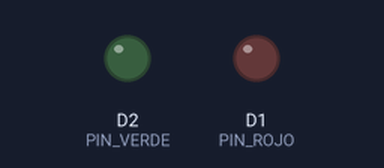
Simulated run of this sketch. Board: ESP8266 (NodeMCU). Shown: output pins drawn as LEDs (lit = HIGH). WiFi joins after 1.5 s; servers stay silent unless stated; what the sketch prints to the serial monitor is not drawn.

Above: at 1.8 s.
At 4.74 s:
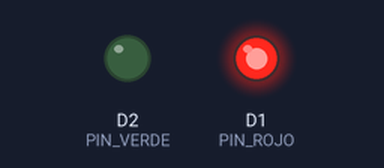
Timing chart, 0 to 6.1 s (numbered marks = the images above):
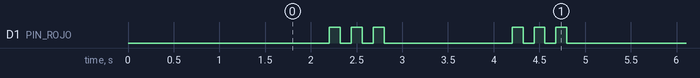

The sketch:

nodemcu-leds.ino
```cpp
/*
 * Baño Office - Indicador LED con NodeMCU ESP8266 (LoL1n v3)
 *
 * Lee GET /state del backend cada 2s y enciende LED rojo (ocupado) o verde (libre).
 *
 * Cableado:
 *   D1 (GPIO5) ──/220Ω/──[LED rojo +]── GND
 *   D2 (GPIO4) ──/220Ω/──[LED verde +]── GND
 *
 * Dependencias (Library Manager):
 *   - ArduinoJson (Benoit Blanchon)
 *   - ESP8266 board package ( Boards Manager -> ESP8266 by ESP8266 Community )
 *
 * Board: "NodeMCU 1.0 (ESP-12E Module)" o "Generic ESP8266 Module"
 */

#include <ArduinoJson.h>
#include <ESP8266HTTPClient.h>
#include <ESP8266WiFi.h>
#include <WiFiClient.h>
#include <WiFiClientSecure.h>

// ====== CONFIGURACIÓN - editá estas 3 líneas ======
static const char* WIFI_SSID = "TU_WIFI";
static const char* WIFI_PASS = "TU_PASSWORD";
// Local:  "http://192.168.1.100:8080/api/state"
// Cloud:  "https://bano.tu-empresa.com/api/state"
static const char* STATE_URL = "http://192.168.1.100:8080/api/state";
// ==================================================

static const int PIN_ROJO = D1;   // GPIO5
static const int PIN_VERDE = D2;  // GPIO4

static const unsigned long POLL_MS = 2000UL;
static const unsigned long RECONNECT_MS = 10000UL;

static unsigned long lastFetch = 0;
static bool lastConnected = false;

enum class BanoStatus { Libre, Ocupado, Desconocido };

void setLeds(BanoStatus s) {
  switch (s) {
    case BanoStatus::Ocupado:
      digitalWrite(PIN_ROJO, HIGH);
      digitalWrite(PIN_VERDE, LOW);
      break;
    case BanoStatus::Libre:
      digitalWrite(PIN_ROJO, LOW);
      digitalWrite(PIN_VERDE, HIGH);
      break;
    case BanoStatus::Desconocido:
      digitalWrite(PIN_ROJO, LOW);
      digitalWrite(PIN_VERDE, LOW);
      break;
  }
}

void blinkError() {
  // Parpadeo rojo rápido para indicar fallo de red.
  for (int i = 0; i < 3; i++) {
    digitalWrite(PIN_ROJO, HIGH);
    delay(120);
    digitalWrite(PIN_ROJO, LOW);
    delay(120);
  }
}

BanoStatus fetchStatus() {
  const bool useTls = String(STATE_URL).startsWith("https://");

  std::unique_ptr<WiFiClient> client;
  HTTPClient http;
  if (useTls) {
    auto* secure = new WiFiClientSecure();
    secure->setInsecure();  // acepta cualquier certificado; suficiente para un baño
    client.reset(secure);
  } else {
    client.reset(new WiFiClient());
  }

  if (!http.begin(*client, STATE_URL)) {
    Serial.println("[http] begin failed");
    return BanoStatus::Desconocido;
  }
  http.setTimeout(4000);
  int code = http.GET();
  if (code != HTTP_CODE_OK) {
    Serial.printf("[http] GET failed: %d\n", code);
    http.end();
    return BanoStatus::Desconocido;
  }
  String body = http.getString();
  http.end();

  // Body: {"status":"free|occupied","source":"manual|sensor",...}
  StaticJsonDocument<256> doc;
  DeserializationError err = deserializeJson(doc, body);
  if (err) {
    Serial.print(F("[json] parse failed: "));
    Serial.println(err.f_str());
    return BanoStatus::Desconocido;
  }
  const char* status = doc["status"] | "";
  if (strcmp(status, "occupied") == 0) return BanoStatus::Ocupado;
  if (strcmp(status, "free") == 0) return BanoStatus::Libre;
  return BanoStatus::Desconocido;
}

void connectWifi() {
  if (WiFi.status() == WL_CONNECTED) return;
  Serial.print(F("[wifi] reconnecting"));
  WiFi.disconnect();
  WiFi.begin(WIFI_SSID, WIFI_PASS);
  for (int i = 0; i < 20 && WiFi.status() != WL_CONNECTED; i++) {
    delay(500);
    Serial.print(".");
  }
  Serial.println();
  if (WiFi.status() == WL_CONNECTED) {
    Serial.print(F("[wifi] IP: "));
    Serial.println(WiFi.localIP());
  }
}

void setup() {
  Serial.begin(115200);
  Serial.println(F("\n[boot] Baño LED indicator"));
  pinMode(PIN_ROJO, OUTPUT);
  pinMode(PIN_VERDE, OUTPUT);
  setLeds(BanoStatus::Desconocido);

  WiFi.mode(WIFI_STA);
  connectWifi();
}

void loop() {
  if (WiFi.status() != WL_CONNECTED) {
    setLeds(BanoStatus::Desconocido);
    if (millis() - lastFetch > RECONNECT_MS) {
      connectWifi();
      lastFetch = millis();
    }
    return;
  }

  if (!lastConnected) {
    Serial.print(F("[wifi] ready, IP: "));
    Serial.println(WiFi.localIP());
    lastConnected = true;
  }

  if (millis() - lastFetch >= POLL_MS) {
    lastFetch = millis();
    BanoStatus s = fetchStatus();
    if (s == BanoStatus::Desconocido) {
      blinkError();
    } else {
      setLeds(s);
      Serial.printf("[state] %s\n", s == BanoStatus::Ocupado ? "OCUPADO" : "LIBRE");
    }
  }
}
```

Measured:
- by itself, D1 (PIN_ROJO): repeats every 2.0 s: 2 × (LOW 0.12 s, HIGH 0.12 s), LOW 1.4 s, HIGH 0.12 s
- by itself, everything shown: repeats every 2.0 s, in 6 steps
